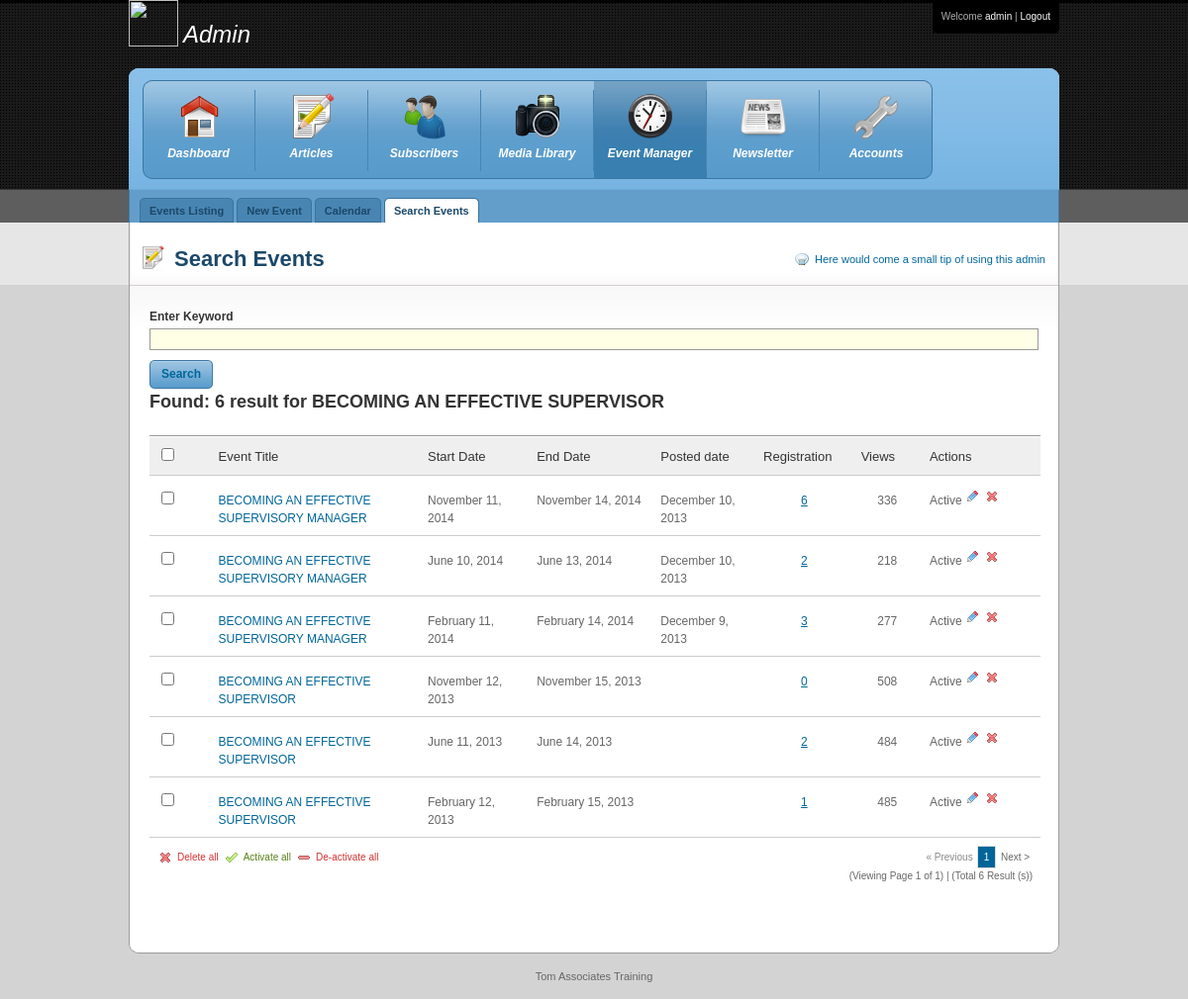
Screenshot of /admin/search_event.php?keyword=BECOMING AN EFFECTIVE SUPERVISOR (signed in) with the database file from the repository.
### tables this page shows
CREATE TABLE IF NOT EXISTS `events` (
  `event_id` int(11) NOT NULL AUTO_INCREMENT,
  `event_title` varchar(200) NOT NULL,
  `event_description` text NOT NULL,
  `start_date` varchar(50) NOT NULL,
  `end_date` varchar(50) NOT NULL,
  `event_time` varchar(50) NOT NULL,
  `event_cost` varchar(200) NOT NULL,
  `sort_date` varchar(50) NOT NULL,
  `views` int(11) NOT NULL,
  `department` varchar(50) NOT NULL,
  `posted_date` varchar(50) NOT NULL,
  `status` int(11) NOT NULL,
  `state` int(11) NOT NULL,
  `venue` text NOT NULL,
  `image` varchar(300) NOT NULL,
  PRIMARY KEY (`event_id`)
);

### admin/search_event.php (the view, shortened to what this page needs)
<?php
require_once("../scripts/config.php");
require_once("../scripts/functions.php");
if(isset($_GET['keyword'])){
	if($_GET['keyword'] != ""){
$recordperpage =  10;
	$pagenum = 1;
	$offset = ($pagenum - 1) * $recordperpage;
$result = MysqlselectQuery("select * from events where event_title like'%".$_GET['keyword']."%' order by event_id desc limit $offset, $recordperpage");
$num = NUM_ROWS($result);
}
else{
	$message = errorMsg('Please enter keyword to search');
	}
}
?>
<!DOCTYPE html PUBLIC "-//W3C//DTD XHTML 1.0 Transitional//EN" "http://www.w3.org/TR/xhtml1/DTD/xhtml1-transitional.dtd">
<html xmlns="http://www.w3.org/1999/xhtml">
<head>
<link rel="stylesheet" type="text/css" href="css/960.css" />
<link rel="stylesheet" type="text/css" href="css/reset.css" />
<link rel="stylesheet" type="text/css" href="css/text.css" />
<link rel="stylesheet" type="text/css" href="css/blue.css" />
<link type="text/css" href="css/smoothness/ui.css" rel="stylesheet" />
</head>
<body>
<div class="container_16" id="wrapper">
<?php include ("headers/header.php");?>
<div class="grid_16" id="header">
<div id="menu">
	<ul class="group" id="menu_group_main">
		<li class="item first" id="one"><a href="dashboard.php" class="main"><span class="outer"><span class="inner dashboard">Dashboard</span></span></a></li>
        <li class="item middle" id="two"><a href="articles.php" class="main"><span class="outer"><span class="inner content">Articles</span></span></a></li>
        <li class="item middle" id="four"><a href="subscribers" class="main"><span class="outer"><span class="inner users">Subscribers</span></span></a></li>
		<li class="item middle" id="five"><a href="media" class="main"><span class="outer"><span class="inner media_library">Media Library</span></span></a></li>
		<li class="item middle" id="six"><a href="events" class="main current"><span class="outer"><span class="inner event_manager">Event Manager</span></span></a></li>
		<li class="item middle" id="seven"><a href="newsletters" class="main"><span class="outer"><span class="inner newsletter">Newsletter</span></span></a></li>
		<li class="item last" id="eight"><a href="accounts" class="main"><span class="outer"><span class="inner settings">Accounts</span></span></a></li>
    </ul>
</div>
</div>
<div class="grid_16">
    <div id="tabs">
         <div class="container">
            <ul>
                      <li><a href="events.php" ><span>Events Listing</span></a></li>
                      <li><a href="newevents.php"><span>New Event</span></a></li>
                      <li><a href="calender.php"><span>Calendar</span></a></li>
                      <li><a href="search_event.php" class="current"><span>Search Events</span></a></li>
           </ul>
        </div>
    </div>
</div>
    <div class="grid_16" id="content">
    <div class="grid_9">
    <h1 class="content_edit">Search Events</h1>
    </div>
    <div class="grid_6" id="eventbox"><a href="#" class="inline_tip">Here would come a small tip of using this admin</a></div>
    <div class="grid_15" id="textcontent">
       <form id="searchForm" action="" method="get">
    	<label>Enter Keyword</label>
        <input name="keyword" type="text" class="smallInput wide" id="keyword" />
        <a class="button" href="javascript:void(0);" onclick="SendFrm()"><span>Search</span></a>
      </form><br /><br />
     <?php
	  if(isset($_GET['keyword']) && $_GET['keyword'] != ""){
		  ?>
          <h2>Found: <?php echo $num." result for ". $_GET['keyword'];?></h2>
     <div id="search_content" style="margin-top:10px">
    <div class="portlet">
		<div class="portlet-content nopadding" id="search">
        <form action="" method="post" id="eventsForm">
          <table width="100%" cellpadding="0" cellspacing="0" id="box-table-a" >
            <thead>
              <tr id="chkrow">
                <th width="56" scope="col"><input name="checkall" type="checkbox" id="checkall" value="" /></th>
                <th width="240" scope="col">Event Title</th>
                <th width="110" scope="col">Start Date</th>
                <th width="131" scope="col">End Date</th>
                <th width="101" scope="col">Posted date</th>
                <th width="88" scope="col">Registration</th>
                <th width="61" scope="col">Views</th>
                <th width="129" align="center" scope="col">Actions</th>
              </tr>
            </thead>
            <tbody>
            <?php
			if(NUM_ROWS($result) > 0){
				while($rows = SqlArrays($result)){
					if($rows['status'] == 0)
					$stat = '<a href="javascript:ActivateEvent('.$rows['event_id'].')" class="approve_icon" title="Activate"></a>';
					else
					$stat = 'Active';
			$reg_result = MysqlSelectQuery("select * from registration where event_id='".$rows['event_id']."'");
			$reg_no = NUM_ROWS($reg_result);
			?>
              <tr>
                <td width="56"><label>
                  <input type="checkbox" name="checkboxEvent[]" id="checkbox" value="<?php echo $rows['event_id'];?>" />
                </label></td>
                <td><a href="../training-detail?detail=<?php echo $rows['event_id'];?>" target="_blank"><?php echo $rows['event_title'];?></a></td>
                <td><?php echo $rows['start_date'];?></td>
                <td><?php echo $rows['end_date'];?></td>
                <td><?php echo $rows['posted_date'];?></td>
                <td align="center"><a href="registrations?reg=<?php echo $rows['event_id'];?>" title="view candidates" style="text-decoration:underline"><?php echo $reg_no;?></a></td>
                <td align="center"><?php echo $rows['views'];?></td>
                <td width="129" align="left"><?php echo $stat;?> <a href="edit_events.php?edit=true&id=<?php echo $rows['event_id'];?>" class="edit_icon" title="Edit"></a> <a href="javascript:DeleteEvent(<?php echo $rows['event_id'];?>)" class="delete_icon" title="Delete"></a></td>
              </tr>
              <?php
              }
			}
              else{
			  ?>
              <tr>
                <td colspan="8" align="center"><?php echo warningMsg("No Event(s) found");?></td>
                </tr>
                <?php
			  }
			  ?>
              </tbody>
          </table>
        </form>
		</div>
         <table width="100%" cellpadding="0" cellspacing="0" id="box-table-a" >
              <tr class="footer">
                <td colspan="4"><a href="javascript:void(0);" class="delete_inline" onclick="Send('delete')">Delete all</a><a href="javascript:Send('activate');" class="approve_inline">Activate all</a><a href="javascript:void(0);" class="reject_inline" onclick="Send('de-activate')">De-activate all</a></td>
                <td colspan="5" align="right">
                 </td>
                </tr>
               </table>
      </div>
      </div>
      <?php }
	  ?>
    </div>
  </div>
</div>
<div class="container_16" id="footer">Tom Associates Training</div>
</body>
</html>

### admin/css/960.css (style rules this page uses)
.container_12,.container_16 { margin-left:auto;margin-right:auto;width:960px }
.grid_1,.grid_2,.grid_3,.grid_4,.grid_5,.grid_6,.grid_7,.grid_8,.grid_9,.grid_10,.grid_11,.grid_12,.grid_13,.grid_14,.grid_15,.grid_16 { display:inline;float:left;margin-left:10px;margin-right:10px }
.container_12 .grid_12,.container_16 .grid_16 { width:940px }
.container_16 .grid_6 { width:340px }
.container_16 .grid_9 { width:520px }
.container_16 .grid_15 { width:880px }

### admin/css/text.css (style rules this page uses)
body { font:13px/1.5 "Trebuchet MS", Arial, Helvetica, sans-serif }
h1 { font-size:25px }
h2 { font-size:23px }
ul { list-style:disc }
li { margin-left:0px }
p,dl,hr,h1,h2,h3,h4,h5,h6,ol,ul,pre,table,address,fieldset { margin-bottom:20px }

### rows the page displays
events: event_title "BECOMING AN EFFECTIVE SUPERVISORY MANAGER", start_date "November 11, 2014", end_date "November 14, 2014", posted_date "December 10, 2013", reg_no "6", views "336", status "Active"
events: event_title "BECOMING AN EFFECTIVE SUPERVISORY MANAGER", start_date "June 10, 2014", end_date "June 13, 2014", posted_date "December 10, 2013", reg_no "2", views "218", status "Active"
events: event_title "BECOMING AN EFFECTIVE SUPERVISORY MANAGER", start_date "February 11, 2014", end_date "February 14, 2014", posted_date "December 9, 2013", reg_no "3", views "277", status "Active"
events: event_title "BECOMING AN EFFECTIVE SUPERVISOR", start_date "November 12, 2013", end_date "November 15, 2013", reg_no "0", views "508", status "Active"
events: event_title "BECOMING AN EFFECTIVE SUPERVISOR", start_date "June 11, 2013", end_date "June 14, 2013", reg_no "2", views "484", status "Active"
events: event_title "BECOMING AN EFFECTIVE SUPERVISOR", start_date "February 12, 2013", end_date "February 15, 2013", reg_no "1", views "485", status "Active"

### other values shown
$_SESSION['first_name'] "admin"
$num "6"
$_GET['keyword'] "BECOMING AN EFFECTIVE SUPERVISOR"
$pagenum "1"
$maxpage "1"
$total_record "6"
